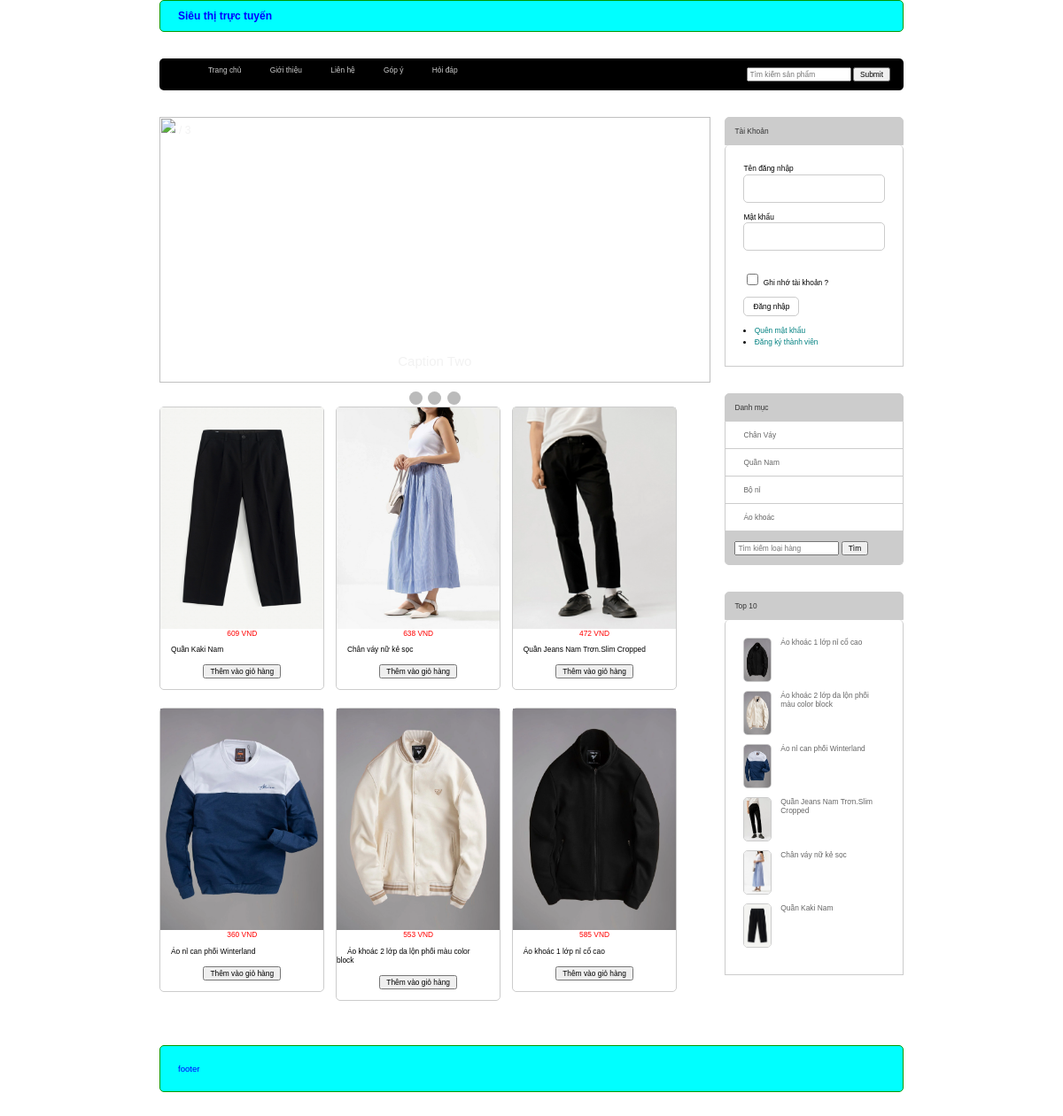
The page / on the database its author committed.
### tables this page shows
CREATE TABLE `sanpham` (
  `id` int(10) NOT NULL,
  `tenSanPham` varchar(255) NOT NULL,
  `price` float DEFAULT 0,
  `image` varchar(255) DEFAULT NULL,
  `moTa` text DEFAULT NULL,
  `luotXem` int(11) NOT NULL DEFAULT 0,
  `id_danhMuc` int(10) NOT NULL
);

CREATE TABLE `danhmuc` (
  `id` int(10) NOT NULL,
  `tenDanhMuc` varchar(255) NOT NULL
);

### model/connect.php (called while the page is built, shortened)
<?php
function pdo_get_connection()
{
    $dburl = "mysql:host=localhost;dbname=du_an_mau;charset=utf8";
    $username = 'root';
    $password = '';
    $conn = new PDO($dburl, $username, $password);
    $conn->setAttribute(PDO::ATTR_ERRMODE, PDO::ERRMODE_EXCEPTION);
    return $conn;
}
function pdo_query($sql)
{
    $sql_args = array_slice(func_get_args(), 1);
    try {
        $conn = pdo_get_connection();
        $stmt = $conn->prepare($sql);
        $stmt->execute($sql_args);
        $rows = $stmt->fetchAll();
        return $rows;
    } catch (PDOException $e) {
        throw $e;
    } finally {
        unset($conn);
    }
}

### model/sanpham.php (called while the page is built, shortened)
<?php
function listAll_sanpham_Home()
{
    $sql = "SELECT * FROM sanpham WHERE 1 ORDER BY id DESC LIMIT 0,9";
    $listSp = pdo_query($sql);
    return $listSp;
}
function listAll_sanpham_Top10()
{
    $sql = "SELECT * FROM sanpham WHERE 1 ORDER BY luotXem DESC LIMIT 0,10";
    $listSp = pdo_query($sql);
    return $listSp;
}
?>

### model/danhmuc.php (called while the page is built, shortened)
<?php
function list_danhmuc()
{
    $sql = "SELECT * FROM danhmuc ORDER BY id desc";
    $listDm = pdo_query($sql);
    return $listDm;
}
?>

### view/home.php (the view, shortened to what this page needs)
<div class="row mb">
    <div class="boxleft mr">
        <div class="row">
            <div class="banner">
                <div class="slideshow-container">
                    <div class="mySlides fade">
                        <div class="numbertext">2 / 3</div>
                        <img src="https://alvarotrigo.com/blog/assets/imgs/2022-07-19/what-is-website-slider.jpeg"
                            style="width:100%">
                        <div class="text">Caption Two</div>
                    </div>
                    <a class="prev" onclick="plusSlides(-1)">❮</a>
                    <a class="next" onclick="plusSlides(1)">❯</a>
                </div>
                <br>
                <div style="text-align:center">
                    <span class="dot" onclick="currentSlide(1)"></span>
                    <span class="dot" onclick="currentSlide(2)"></span>
                    <span class="dot" onclick="currentSlide(3)"></span>
                </div>
            </div>
        </div>
        <div class="row">
            <?php
            foreach ($spNew as $key => $value) {
                echo '<div class="boxSp mr">
                        <div class="img row" >
                           <a href="index.php?act=sanphamct&idsp=' . $value["id"] . '">
                            <img src="./uploads/' . $value["image"] . '"
                                    alt="">
                       </div></a>
                            <p style="text-align: center; padding-top: 10px; color: red" >' . $value["price"] . ' VND</p>
                            <a style="text-decoration: none; color: black; padding: 12px;" href="index.php?act=sanphamct&idsp=' . $value["id"] . '">' . $value["tenSanPham"] . '</a>
                            <div class="row">
                                     <form action="index.php?act=addToCard" method="post">
                                     <input type="hidden" name="id" value="' . $value["id"] . '">
                                         <input type="hidden" name="image" value="' . $value["image"] . '">
                                         <input type="hidden" name="price" value=" ' . $value["price"] . ' ">
                                         <input type="hidden" name="tenSanPham" value=" ' . $value["tenSanPham"] . ' ">
                                         <div style="text-align: center;">
                                         <input type="submit" name="submit" style="display: inline-block; margin: 12px;" value="Thêm vào giỏ hàng">
                                       </div>
                                     </form>
                            </div>
                    </div>
                    ';
            }
            ?>
        </div>
    </div>
    <div class="boxright">
        <?php include("boxRight.php"); ?>
    </div>

### view/boxRight.php (shortened to what this page needs)
<div class="row mb">
    <div class="boxTitle">Tài Khoản</div>
    <div class="boxContent formLogin">
        <?php if (isset($_SESSION['user'])) {
            extract($_SESSION['user']);
            ?>
            <div class="row mb10">
                Xin chào:
                <?php echo $user ?>
            </div>
            <li><a href="index.php?act=mybill">Đơn hàng của tôi</a></li>
            <li><a href="index.php?act=quenmk">Quên mật khẩu</a></li>
            <li><a href="index.php?act=edit_taikhoan">Cập nhật tài khoản</a></li>
            <?php if ($role == 1) { ?>
                <li><a href="admin/index.php">Đăng nhập admin</a></li>
            <?php } ?>
            <li><a href="index.php?act=logout">Đăng xuất</a></li>
        <?php } else { ?>
            <form action="index.php?act=dangnhap" method="post">
                <div class="row mb10">
                    Tên đăng nhập <br>
                    <input type="text" name="user">
                     <br>
                </div>
                <div class="row mb10">
                    Mật khẩu <br>
                    <input type="password" name="password"> <br>
                     <br>
                </div>
                <div class="row mb10">
                    <input type="checkbox"> Ghi nhớ tài khoản ? <br>
                </div>
                <div class="row mb10">
                    <input type="submit" name="dangnhap" value="Đăng nhập">
                </div>
            </form>
            <li><a href="">Quên mật khẩu</a></li>
            <li><a href="index.php?act=dangky">Đăng ký thành viên</a></li>
        <?php } ?>
    </div>
</div>
<div class="row mb ">
    <div class="boxTitle">Danh mục</div>
    <div class="boxContent2 menuDoc">
        <ul>
            <?php
            foreach ($dsDanhMuc as $key => $value) {
                echo '<li><a href="index.php?act=sanpham&iddm=' . $value["id"] . '">' . $value["tenDanhMuc"] . '</a></li>';
            }
            ?>
        </ul>
    </div>
    <div class="boxFooter searchBox">
        <form action="index.php?act=sanpham" method="post">
            <input type="text" name="kyw" placeholder="Tìm kiếm loại hàng">
            <input type="submit" name="submit" value="Tìm">
        </form>
    </div>
</div>
<div class="row">
    <div class="boxTitle">Top 10</div>
    <div class="boxContent row">
        <?php
        foreach ($dsTop10 as $key => $value) {
            echo '<div class="row mb10 top10">
                            <img src="./uploads/' . $value["image"] . '"
                                alt="">
                            <a href="index.php?act=sanphamct&idsp=' . $value["id"] . '">' . $value["tenSanPham"] . '</a>
                        </div>';
        }
        ?>
    </div>
</div>
</div>

### css/style.css (style rules this page uses)
* { box-sizing: border-box; font-family: sans-serif; font-size: 0.7vw; }
.row { float: left; width: 100%; }
.mb { margin-bottom: 30px; }
.mb10 { margin-bottom: 10px; }
.mr { margin-right: 2%; }
.boxleft { float: left; width: 74%; }
.boxright { float: left; width: 24%; }
.boxTitle { background: #ccc; border-top-left-radius: 5px; border-top-right-radius: 5px; color: #333; padding: 10px; border: 1px solid #ccc; }
.boxContent { border-left: 1px #ccc solid; border-right: 1px #ccc solid; border-bottom: 1px #ccc solid; border-top-left-radius: 5px; border-top-right-radius: 5px; min-height: 200px; padding: 20px; }
.boxContent2 { border-left: 1px #ccc solid; border-right: 1px #ccc solid; border-bottom: 1px #ccc solid; background-color: #eee; }
.boxFooter { padding: 10px; background: #ccc; border-bottom-left-radius: 5px; border-bottom-right-radius: 5px; color: #333; border-left: 1px solid #ccc; border-right: 1px solid #ccc; border-bottom: 1px solid #ccc; }
.banner { min-height: 300px; width: 100%; text-align: center; }
.banner img { height: 300px; }
.boxSp { float: left; width: 30%; min-height: 300px; border: 1px solid #ccc; border-radius: 5px; margin-bottom: 20px; }
.boxSp .img img { height: 250px; text-align: center; }
.boxSp .img img { width: 100%; }
.formLogin { line-height: 150%; }
.formLogin input[type="text"], .formLogin input[type="password"], .formContent input[type="text"] { width: 100%; border: 1px #ccc solid; padding: 10px; border-radius: 5px; }
.formLogin input[type="checkbox"] { border: 1px #ccc solid; }
.formLogin input[type="submit"], .formContent input[type="submit"], .formContent input[type="reset"], .formContent input[type="button"] { border-radius: 5px; background-color: white; padding: 5px 10px; border: 1px #ccc solid; }
.formLogin li a { color: teal; text-decoration: none; }
.menuDoc ul { margin: 0; padding: 0; list-style-type: none; }
.menuDoc ul li { padding: 10px 20px; background-color: #fff; border-bottom: 1px #ccc solid; }
.menuDoc ul li a { color: #666; text-decoration: none; }
.searchBox { display: flex; justify-content: space-between; }
.top10 img { width: 20%; height: 50px; float: left; margin-right: 10px; border-radius: 5px; border: 1px #ccc solid; }
.top10 a { color: #666; text-decoration: none; }
body { font-family: Verdana, sans-serif; margin: 0 }
.mySlides { display: none }
img { vertical-align: middle; }
.slideshow-container { max-width: 1000px; position: relative; margin: auto; }
.prev, .next { cursor: pointer; position: absolute; top: 50%; width: auto; padding: 16px; margin-top: -22px; color: white; font-weight: bold; font-size: 18px; transition: 0.6s ease; border-radius: 0 3px 3px 0; user-select: none; }
.next { right: 0; border-radius: 3px 0 0 3px; }
.text { color: #f2f2f2; font-size: 15px; padding: 8px 12px; position: absolute; bottom: 8px; width: 100%; text-align: center; }
.numbertext { color: #f2f2f2; font-size: 12px; padding: 8px 12px; position: absolute; top: 0; }
.dot { cursor: pointer; height: 15px; width: 15px; margin: 0 2px; background-color: #bbb; border-radius: 50%; display: inline-block; transition: background-color 0.6s ease; }
.fade { animation-name: fade; animation-duration: 1.5s; }

### rows shown on the page
sanpham: image (picture), price "609", tenSanPham "Quần Kaki Nam"
sanpham: image (picture), price "638", tenSanPham "Chân váy nữ kẻ sọc"
sanpham: image (picture), price "472", tenSanPham "Quần Jeans Nam Trơn.Slim Cropped"
sanpham: image (picture), price "360", tenSanPham "Áo nỉ can phối Winterland"
sanpham: image (picture), price "553", tenSanPham "Áo khoác 2 lớp da lộn phối màu color block"
sanpham: image (picture), price "585", tenSanPham "Áo khoác 1 lớp nỉ cổ cao"
danhmuc: tenDanhMuc "Chân Váy"
danhmuc: tenDanhMuc "Quần Nam"
danhmuc: tenDanhMuc "Bộ nỉ"
danhmuc: tenDanhMuc "Áo khoác"
